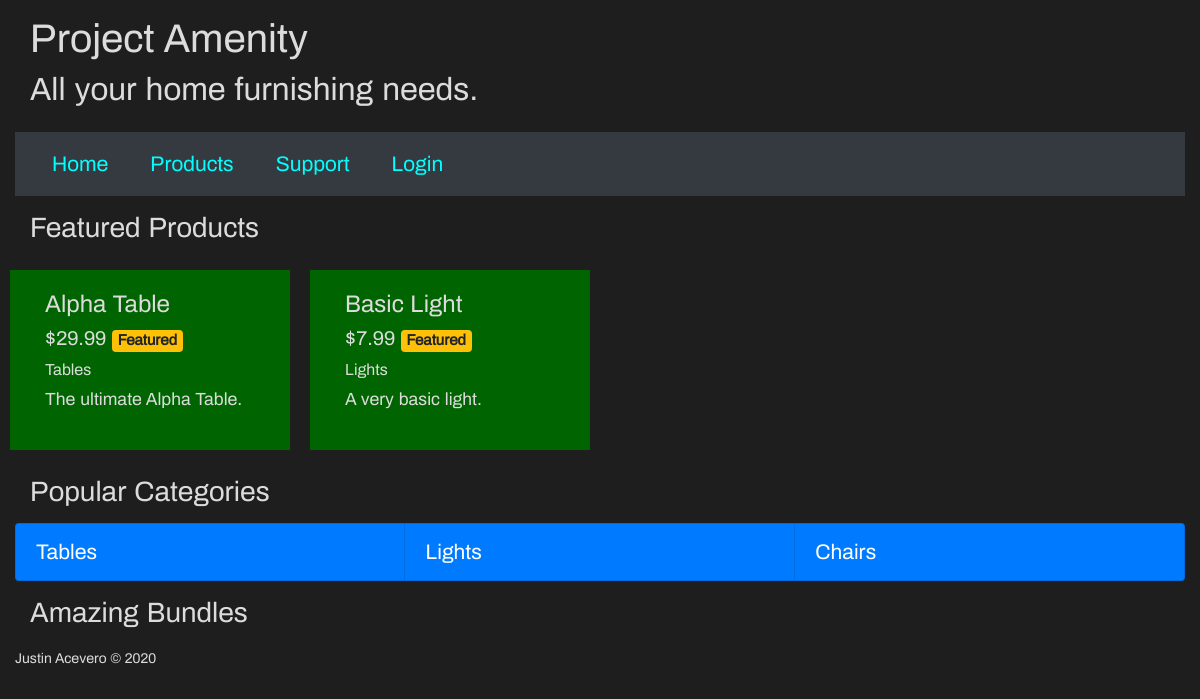
The page / on the database its author committed.
### amenity/models.py (models this page shows, shortened)
class Product(models.Model):
    name = models.CharField(max_length=50, default='null')
    price = models.DecimalField(max_digits=7, decimal_places=2)
    category = models.CharField(max_length=50, default='null')
    description = models.TextField()
    featured = models.BooleanField()
    date_created = models.DateField(auto_now=False, auto_now_add=False)
    date_removed = models.DateField(auto_now=False, auto_now_add=False)

### amenity/views.py (the view)
# urls.py: path('', views.home, name="home"),
def home(request):
    username = 'Guest'
    featured_product_list = Product.objects.filter(featured=True)[:4]
    featured_categories = ['Tables', 'Lights', 'Chairs']
    context = {
        'title': 'Home',
        'username': username,
        'featured_product_list': featured_product_list,
        'featured_categories': featured_categories,
    }
    return render(request, 'amenity/home.html', context)

### amenity/templates/amenity/home.html
{% extends 'base.html' %}
{% block content %}
<section>
    <h3 class="title">Featured Products</h3>
    <div class="row row-cols-1 row-cols-sm-2 row-cols-lg-4">
        {% for product in featured_product_list %}
        <div class="col card">
            <div class="card-body">
                <h4 class='product_item_name'>{{ product.name }}</h4>
                <h5 class="product_item_price">
                    ${{ product.price }}
                    {% if product.featured %}
                    <span class="badge badge-warning">Featured</span>
                    {% endif %}
                </h5>
                <h6 class="product_item_category">{{ product.category|capfirst }}</h6>
                <p class="product_item_description">
                    {{ product.description }}
                </p>
            </div>
        </div>
        {% endfor %}
    </div>
</section>
<section>
    <h3 class="title">Popular Categories</h3>
    <div class="list-group list-group-horizontal">
        {% for category in featured_categories %}
        <a href="products?category={{ category|lower }}" class="list-group-item list-group-item-action bg-primary text-white">{{ category }}</a>
        {% endfor %}
    </div>
</section>
<section>
    <h3 class="title">Amazing Bundles</h3>
</section>
{% endblock content %}

### templates/base.html (shortened to what this page needs)
{% load static %}
<!DOCTYPE html>
<html>
<head>
    <link rel="stylesheet" href="https://stackpath.bootstrapcdn.com/bootstrap/4.4.1/css/bootstrap.min.css"
>
    <link rel="stylesheet" type="text/css" href="{% static 'css/site.css' %}">
    <link rel="stylesheet" type="text/css" href="{% static 'css/products.css' %}">
    <link rel="stylesheet" type="text/css" href="{% static 'accounts/css/dashboard.css' %}">
</head>
<body>
    <div class="container-fluid">
        <header>
            <h1>Project Amenity</h1>
            <h2>All your home furnishing needs.</h2>
        </header>
        <nav class="navbar bg-dark">
            <ul class="nav desktop-nav">
                <li class="nav-item">
                    <a class="nav-link" href="{% url 'home' %}">Home</a>
                </li>
                <li class="nav-item">
                    <a class="nav-link" href="{% url 'products' %}">Products</a>
                </li>
                <li class="nav-item">
                    <a class="nav-link" href="">Support</a>
                </li>
                {% if not request.user.is_authenticated %}
                <li class="nav-item">
                    <a class="nav-link" href="{% url 'account' %}">Login</a>
                </li>
                {% endif %}
            </ul>
        </nav>
        <main>
            {% block content %}
            {% endblock %}
        </main>
        <footer>
            <section>
                <p>
                    <small>Justin Acevero &copy; 2020</small>
                </p>
            </section>
        </footer>
    </div>
</body>
</html>

### static/css/site.css (style rules this page uses)
:root { --primary-background-color: #1e1e1e; --primary-text-color: rgb(220, 220, 220); }
* { margin: 0; padding: 0; box-sizing: border-box; }
html { background: var(--primary-background-color); }
.container-fluid { background: var(--primary-background-color); color: var(--primary-text-color); font-family: 'Archivo-Regular'; font-size: 1.1em; }
header h1, h2 { display: block; }
.title { margin: 15px; }
a, .dropdown-item { color: cyan; font-size: 1.2em; }
ul { list-style: none; }
header { padding: 15px; }
.desktop-nav { display: none; }
nav ul li { margin: 0px 5px; }
@media screen and (min-width: 768px) { .desktop-nav { display: flex; } }

### static/css/products.css (style rules this page uses)
.card { background: rgb(0, 100, 0); border: 10px solid #1e1e1e; }
.product_item_category { display: none; }
@media screen and (min-width: 768px) { .product_item_category { display: block; } }

### rows shown on the page
Product: name "Alpha Table", price "29.99", featured "Featured", category "Tables", description "The ultimate Alpha Table."
Product: name "Basic Light", price "7.99", featured "Featured", category "Lights", description "A very basic light."

### other values the page prints
{{ category }} "Tables" "Lights" "Chairs"
